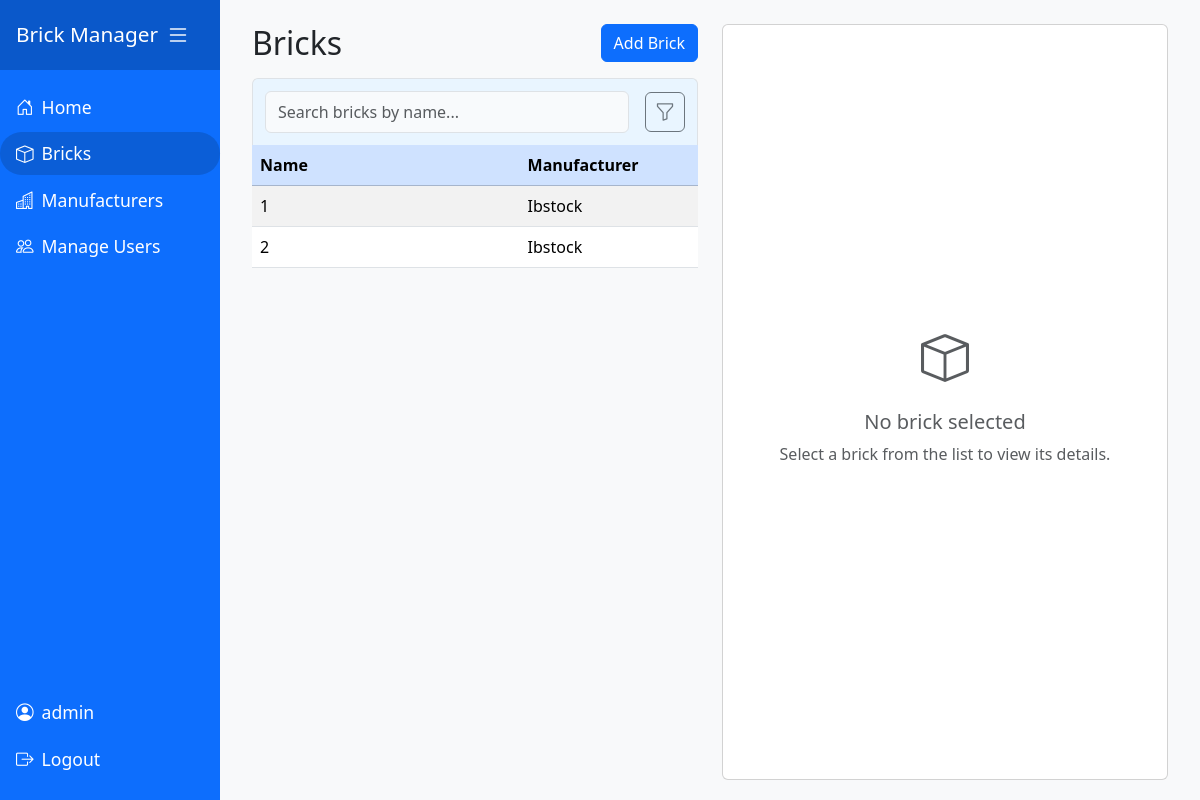
The page /bricks (signed in) on the database as committed earlier.
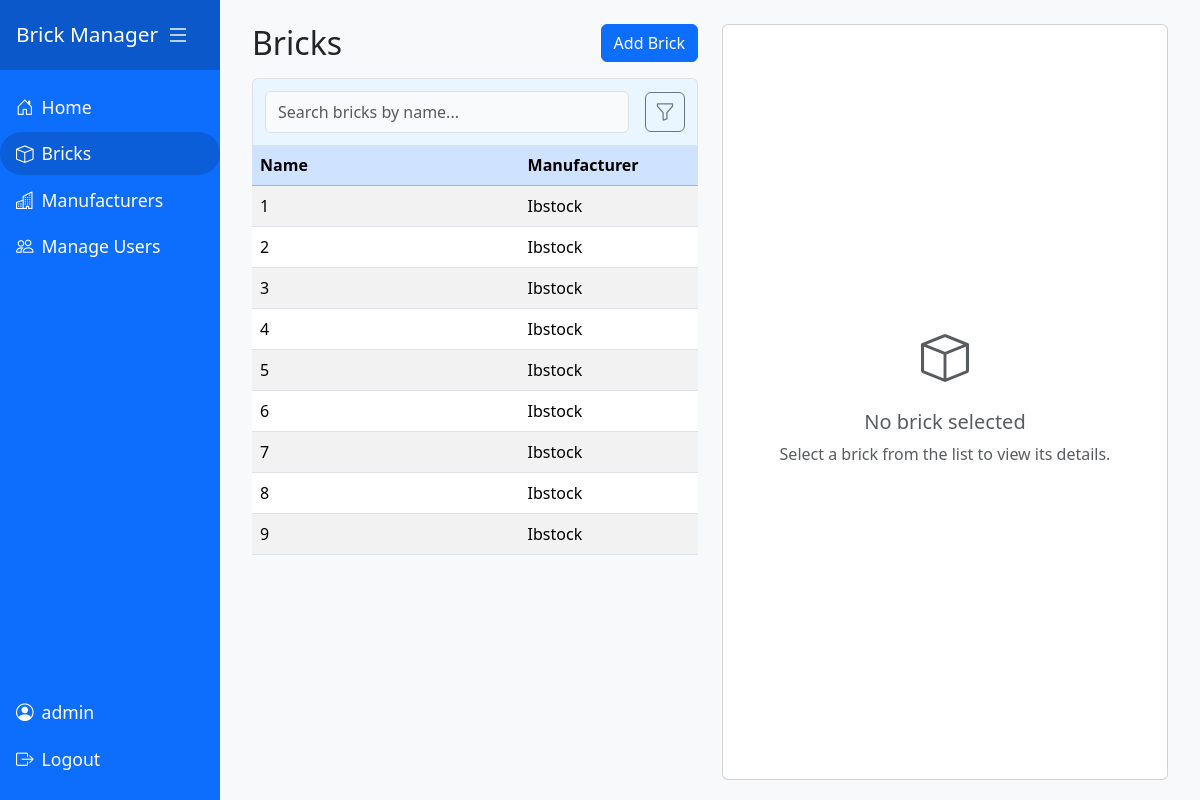
The same page on the database as committed later.
### models.py (models this page shows)
class Brick(db.Model):
    id = db.Column(db.Integer, primary_key=True)
    name = db.Column(db.String(150), nullable=False)
    colour = db.Column(db.String(50), nullable=False)
    material = db.Column(db.String(100), nullable=False)
    strength = db.Column(db.String(50), nullable=False)
    width = db.Column(db.Float, nullable=False)
    depth = db.Column(db.Float, nullable=False)
    height = db.Column(db.Float, nullable=False)
    type = db.Column(db.String(100), nullable=False)
    voids = db.Column(db.Integer, nullable=False)
    manufacturerId = db.Column(db.Integer, db.ForeignKey('manufacturer.id'), nullable=False)

class Manufacturer(db.Model):
    id = db.Column(db.Integer, primary_key=True)
    name = db.Column(db.String(150), nullable=False, unique=True)
    address = db.Column(db.String(250), nullable=True)
    phoneNo = db.Column(db.String(50), nullable=True)
    email = db.Column(db.String(120), nullable=True)
    bricks = db.relationship('Brick', backref='manufacturer', lazy=True)

### bricks.py (the view)
@bricks_bp.route('/bricks')
@bricks_bp.route('/bricks/<int:brick_id>')
def bricks(brick_id=None):
    allBricks = Brick.query.all()
    def brick_to_dict(brick):
        return {
            'id': brick.id,
            'name': brick.name,
            'colour': brick.colour,
            'material': brick.material,
            'strength': brick.strength,
            'width': brick.width,
            'depth': brick.depth,
            'height': brick.height,
            'type': brick.type,
            'voids': brick.voids,
            'manufacturer': {
                'id': brick.manufacturer.id if brick.manufacturer else None,
                'name': brick.manufacturer.name if brick.manufacturer else ''
            }
        }
    brick_dicts = [brick_to_dict(b) for b in allBricks]
    selected_brick_id = None
    if brick_id is not None and any(b['id'] == brick_id for b in brick_dicts):
        selected_brick_id = brick_id
    return render_template('bricks.html', bricks=brick_dicts, selected_brick_id=selected_brick_id)

### app.py (called while the page is built)
@app.before_request
def require_login():
    allowedRoutes = ['users.login']
    endpoint = request.endpoint
    if endpoint is None:
        return  # Let Flask handle it
    if endpoint in allowedRoutes or endpoint.startswith('static'):
        return  # Allow access
    if not session.get('userId'):
        return redirect(url_for('users.login', next=request.url))

### templates/bricks.html (shortened to what this page needs)
{% extends 'base.html' %}
{% block content %}
<div class="row flex-lg-nowrap" style="height: 100%; min-height: 500px;">
    <div class="col-lg-4 col-12 d-flex flex-column">
        <div class="d-flex justify-content-between align-items-center mb-3">
            <h2 class="mb-0">Bricks</h2>
            {% if session.get('userId') %}
            <a href="{{ url_for('bricks.addBrick') }}{% if selected_brick_id %}?selected_brick_id={{ selected_brick_id }}{% endif %}" class="btn btn-primary ms-3">Add Brick</a>
            {% endif %}
        </div>
        <div class="table-responsive bricks-table-responsive flex-grow-1">
            <div class="table-search-container d-flex align-items-center gap-2 position-relative" style="z-index: 10;">
                <input type="text" id="brick-search-box" class="form-control table-search-box" placeholder="Search bricks by name...">
                <button type="button" id="brick-filter-btn" class="btn btn-outline-secondary ms-2 position-relative" title="Filter bricks" aria-label="Filter">
                    <i class="bi bi-funnel"></i>
                </button>
                            {% set manufacturers = bricks | map(attribute='manufacturer') | map(attribute='name') | unique | list %}
            </div>
            <table class="table table-striped table-hover align-middle" id="bricks-table">
                <colgroup>
                    <col style="width: 60%">
                    <col style="width: 40%">
                </colgroup>
                <thead class="table-primary">
                    <tr>
                        <th>Name</th>
                        <th>Manufacturer</th>
                    </tr>
                </thead>
                <tbody>
                    {% for brick in bricks %}
                    <tr class="brick-row" data-brick='{{ brick | tojson | safe }}' data-id="{{ brick.id }}">
                        <td>{{ brick.name }}</td>
                        <td>{{ brick.manufacturer.name }}</td>
                    </tr>
                    {% endfor %}
                </tbody>
            </table>
        </div>
    </div>
    <div class="col-lg-8 col-12 d-flex flex-column" style="height: 100%;">
        <div id="brick-placeholder-panel" class="card flex-grow-1 h-100">
            <div class="card-body d-flex flex-column h-100 align-items-center justify-content-center text-muted">
                <div class="text-center">
                    <i class="bi bi-box" style="font-size: 3rem;"></i>
                    <h5 class="mt-3">No brick selected</h5>
                    <p>Select a brick from the list to view its details.</p>
                </div>
            </div>
        </div>
    </div>
</div>
<link rel="stylesheet" href="{{ url_for('static', filename='css/bricks.css') }}">
{% endblock %}

### templates/base.html (shortened to what this page needs)
<!DOCTYPE html>
<html lang="en">
<head>
    <link href="https://cdn.jsdelivr.net/npm/bootstrap@5.3.2/dist/css/bootstrap.min.css" rel="stylesheet">
    <link rel="stylesheet" href="{{ url_for('static', filename='css/sidebar.css') }}">
    <link rel="stylesheet" href="{{ url_for('static', filename='css/flash.css') }}">
</head>
<body>
    <div class="d-flex">
        <nav id="sidebar" class="sidebar d-flex flex-column">
            <div>
                <div class="sidebar-header d-flex align-items-center justify-content-between">
                    <span>Brick Manager</span>
                    <button class="sidebar-toggler" id="sidebarCollapse" aria-label="Toggle sidebar">
                        <i class="bi bi-list"></i>
                    </button>
                </div>
                <ul class="nav flex-column mt-3">
                    <li class="nav-item">
                        <a class="nav-link {% if request.endpoint == 'index' %}active{% endif %}" href="{{ url_for('index') }}">
                            <i class="bi bi-house-door rounded-pill"></i> <span>Home</span>
                        </a>
                    </li>
                    <li class="nav-item">
                        <a class="nav-link {% if request.endpoint == 'bricks.bricks' %}active{% endif %}" href="{{ url_for('bricks.bricks') }}">
                            <i class="bi bi-box rounded-pill"></i> <span>Bricks</span>
                        </a>
                    </li>
                    <li class="nav-item">
                        <a class="nav-link {% if request.endpoint == 'manufacturers.manufacturers' %}active{% endif %}" href="{{ url_for('manufacturers.manufacturers') }}">
                            <i class="bi bi-buildings"></i> <span>Manufacturers</span>
                        </a>
                    </li>
                    {% if session.get('isAdmin') %}
                    <li class="nav-item">
                        <a class="nav-link {% if request.endpoint == 'manage_users.users' %}active{% endif %}" href="{{ url_for('manage_users.users') }}">
                            <i class="bi bi-people"></i> <span>Manage Users</span>
                        </a>
                    </li>
                    {% endif %}
                </ul>
            </div>
            <div class="mt-auto mb-3">
                {% if session.get('userName') %}
                <ul class="nav flex-column">
                    <li class="nav-item">
                        <span class="nav-link disabled">
                            <i class="bi bi-person-circle rounded-pill"></i> <span>{{ session['userName'] }}</span>
                        </span>
                    </li>
                    <li class="nav-item">
                        <a class="nav-link" href="{{ url_for('users.logout') }}">
                            <i class="bi bi-box-arrow-right rounded-pill"></i> <span>Logout</span>
                        </a>
                    </li>
                </ul>
                {% endif %}
            </div>
        </nav>
        <div id="content" class="content-area flex-grow-1">
                {% set messages = get_flashed_messages(with_categories=true) %}
            <div class="container mt-4 content-inner">
                {% block content %}{% endblock %}
            </div>
        </div>
    </div>
    <link rel="stylesheet" href="https://cdn.jsdelivr.net/npm/bootstrap-icons@1.11.3/font/bootstrap-icons.css">
</body>
</html>

### static/css/sidebar.css (style rules this page uses)
body { min-height: 100vh; background: #f8f9fa; }
.sidebar { min-width: 220px; max-width: 220px; min-height: 100vh; background: #0d6efd; color: #fff; transition: all 0.3s; }
.sidebar .nav-link { color: #fff; font-size: 1.1rem; border-radius: 2rem; margin-bottom: 0.25rem; transition: background 0.2s, color 0.2s; display: flex; align-items: center; gap: 0.5rem; }
.sidebar .nav-link.active, .sidebar .nav-link:hover { background: #0b5ed7; color: #fff; }
.sidebar .sidebar-header { font-size: 1.3rem; padding: 1rem; text-align: center; background: #0a58ca; }
.sidebar-toggler { background: none; border: none; color: #fff; font-size: 1.5rem; margin-right: 0.5rem; }
.content-area { margin-left: 0px; min-height: 100vh; display: flex; transition: margin-left 0.3s; }
.content-inner { width: 100%; margin: 20px; max-width: none; }

### static/css/bricks.css (style rules this page uses)
html, body { height: 100%; }
.row.flex-lg-nowrap { height: 80vh; min-height: 500px; display: flex; flex-wrap: nowrap; }
.bricks-table-responsive { flex-grow: 1; overflow-y: auto; min-height: 0; }
.bricks-table-responsive table { table-layout: fixed; width: 100%; }
.table-search-container { border: 1px solid #dee2e6; border-bottom: none; border-radius: 0.375rem 0.375rem 0 0; background: #e9f5ff; padding: 0.75rem; position: relative; }
.table-search-box { margin: 0; border-radius: 0.375rem; background: #f8fafc; font-size: 1rem; padding: 0.5rem 0.75rem; width: 100%; outline: none; border: 1px solid #dee2e6; box-shadow: none; }
thead tr th { background: #e9f5ff; }
#brick-filter-btn { padding: 0 0.6rem; height: 2.5rem; min-width: 2.5rem; width: 2.5rem; display: flex; align-items: center; justify-content: center; border-radius: 0.375rem; font-size: 1.25rem; }
#brick-filter-btn i { font-size: 1.25rem; margin: 0; }
@media (min-width: 992px) { .row.flex-lg-nowrap > #brick-detail-panel, .row.flex-lg-nowrap > *:not(#brick-detail-panel) { width: 50%; } }
@media (min-width: 992px) { .bricks-table-responsive { max-width: 100%; width: 100%; } }

Rows that differ between the two databases and show on the page:
added Brick: name "3", manufacturer.name "Ibstock"
added Brick: name "4", manufacturer.name "Ibstock"
added Brick: name "5", manufacturer.name "Ibstock"
added Brick: name "6", manufacturer.name "Ibstock"
added Brick: name "7", manufacturer.name "Ibstock"
added Brick: name "8", manufacturer.name "Ibstock"
added Brick: name "9", manufacturer.name "Ibstock"
